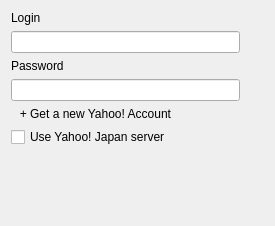
<?xml version="1.0" encoding="UTF-8"?>
<ui version="4.0">
 <class>YahooSettings</class>
 <widget class="QWidget" name="YahooSettings">
  <property name="geometry">
   <rect>
    <x>0</x>
    <y>0</y>
    <width>275</width>
    <height>226</height>
   </rect>
  </property>
  <property name="windowTitle">
   <string>Yahoo! Settings</string>
  </property>
  <layout class="QGridLayout" name="gridLayout_3">
   <item row="0" column="0" colspan="2">
    <layout class="QGridLayout" name="gridLayout">
     <item row="0" column="0">
      <widget class="QLabel" name="loginLabelAccount">
       <property name="text">
        <string>Login</string>
       </property>
      </widget>
     </item>
     <item row="1" column="0">
      <widget class="QLineEdit" name="loginLineEdit">
       <property name="minimumSize">
        <size>
         <width>220</width>
         <height>0</height>
        </size>
       </property>
      </widget>
     </item>
     <item row="2" column="0">
      <widget class="QLabel" name="passwordLabelAccount">
       <property name="text">
        <string>Password</string>
       </property>
      </widget>
     </item>
     <item row="3" column="0">
      <widget class="QLineEdit" name="passwordLineEdit">
       <property name="minimumSize">
        <size>
         <width>220</width>
         <height>0</height>
        </size>
       </property>
       <property name="echoMode">
        <enum>QLineEdit::Password</enum>
       </property>
      </widget>
     </item>
    </layout>
   </item>
   <item row="0" column="2">
    <spacer name="horizontalSpacer_2">
     <property name="orientation">
      <enum>Qt::Horizontal</enum>
     </property>
     <property name="sizeHint" stdset="0">
      <size>
       <width>26</width>
       <height>20</height>
      </size>
     </property>
    </spacer>
   </item>
   <item row="1" column="0">
    <layout class="QGridLayout" name="gridLayout_2">
     <item row="0" column="0">
      <widget class="LinkLabel" name="createAccountLabel">
       <property name="text">
        <string>+ Get a new Yahoo! Account</string>
       </property>
       <property name="alignment">
        <set>Qt::AlignRight|Qt::AlignTrailing|Qt::AlignVCenter</set>
       </property>
      </widget>
     </item>
     <item row="1" column="0">
      <widget class="QCheckBox" name="useJapanServerCheckBox">
       <property name="text">
        <string>Use Yahoo! Japan server</string>
       </property>
      </widget>
     </item>
    </layout>
   </item>
   <item row="1" column="1">
    <spacer name="horizontalSpacer">
     <property name="orientation">
      <enum>Qt::Horizontal</enum>
     </property>
     <property name="sizeHint" stdset="0">
      <size>
       <width>66</width>
       <height>20</height>
      </size>
     </property>
    </spacer>
   </item>
   <item row="2" column="0">
    <spacer name="verticalSpacer">
     <property name="orientation">
      <enum>Qt::Vertical</enum>
     </property>
     <property name="sizeHint" stdset="0">
      <size>
       <width>20</width>
       <height>65</height>
      </size>
     </property>
    </spacer>
   </item>
  </layout>
 </widget>
 <customwidgets>
  <customwidget>
   <class>LinkLabel</class>
   <extends>QLabel</extends>
   <header>qtutil/LinkLabel.h</header>
  </customwidget>
 </customwidgets>
 <tabstops>
  <tabstop>loginLineEdit</tabstop>
  <tabstop>passwordLineEdit</tabstop>
 </tabstops>
 <resources>
  <include location="../../../../resources/wengophone.qrc"/>
  <include location="../../../../resources/wengophone.qrc"/>
 </resources>
 <connections/>
</ui>
